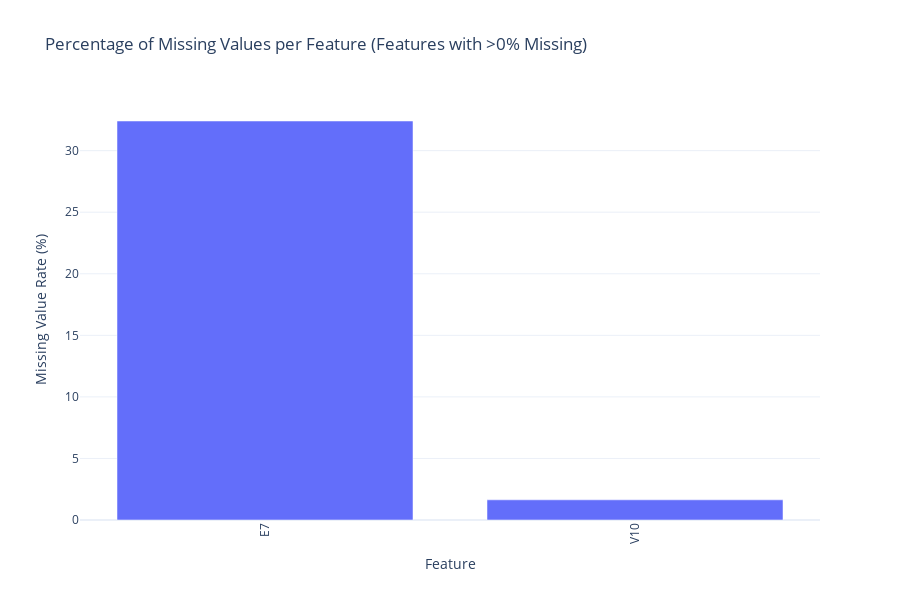
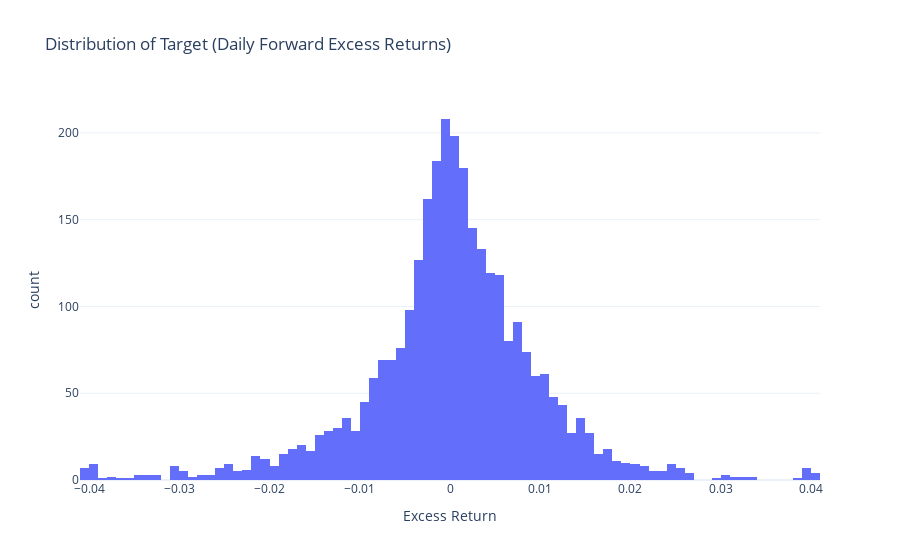
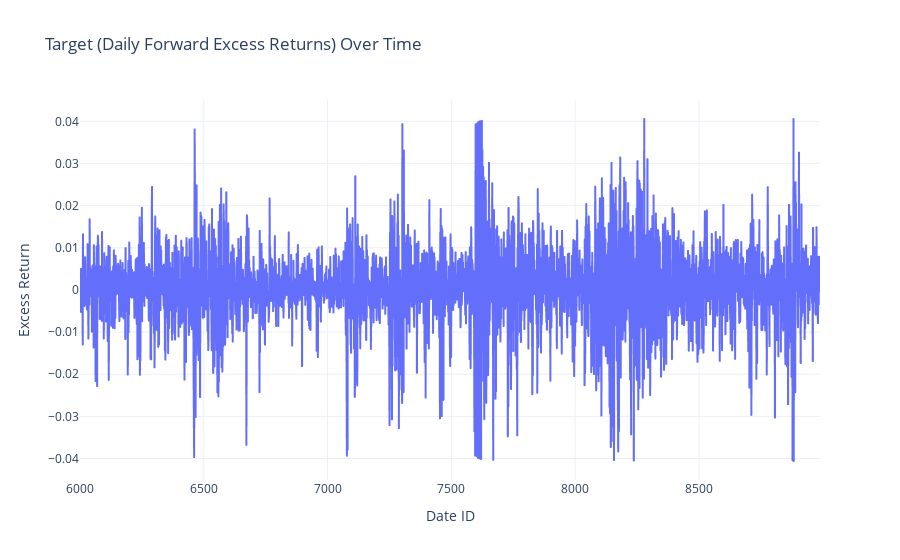
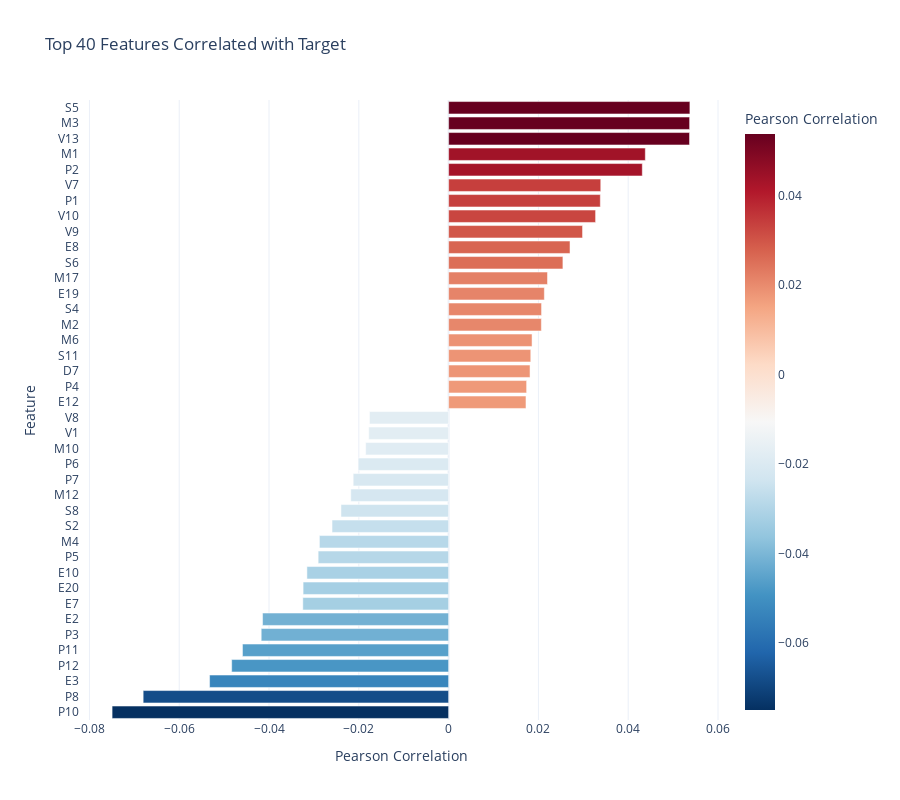

These figures' notebook cell, in order:
### Code cell
import polars as pl
import plotly.express as px
import plotly.graph_objects as go
from plotly.subplots import make_subplots

# Set default plotly template for better aesthetics
import plotly.io as pio
pio.templates.default = "plotly_white"

# %% [markdown]
# ## 2. Load and Prepare Data
# Here, we load the training data, rename the target column for clarity, and ensure all feature columns are cast to a numeric type (`Float64`).

# %%
# Load the dataset using Polars
full_train_df = pl.read_csv("./kaggle/train.csv")

# Rename the target column
full_train_df = full_train_df.rename({'market_forward_excess_returns': 'target'})

full_train_df = full_train_df.slice(6000)

# Explicitly cast all columns except date_id to Float64
feature_cols = [col for col in full_train_df.columns if col not in ['date_id', 'target']]

full_train_df = full_train_df.with_columns(
    pl.col(feature_cols + ['target']).cast(pl.Float64, strict=False)
)

print("Data loaded and prepared successfully.")
print(f"Shape of the dataframe: {full_train_df.shape}")
full_train_df.head()

# %% [markdown]
# ## 3. Null Rate Analysis
# A crucial step in any data analysis is understanding missing data. We'll calculate the percentage of null values for every column and visualize the result. This helps identify features that might require imputation or be unsuitable for modeling.

# %%
# Calculate null counts and rates
null_counts = full_train_df.null_count()
total_rows = len(full_train_df)

# Create a DataFrame for null rates
null_info_df = pl.DataFrame({
    'column': null_counts.columns,
    'null_count': null_counts.row(0),
}).with_columns(
    (pl.col('null_count') / total_rows * 100).alias('null_rate_pct')
).sort('null_rate_pct', descending=True)

# Filter out columns with zero nulls for a cleaner plot
null_info_to_plot = null_info_df.filter(pl.col('null_rate_pct') > 0)

# Display the null rate table
print("Null Value Rates per Column:")
print(null_info_df)

# %%
# Visualize the null rates
fig = px.bar(
    null_info_to_plot,
    x='column',
    y='null_rate_pct',
    title='Percentage of Missing Values per Feature (Features with >0% Missing)',
    labels={'column': 'Feature', 'null_rate_pct': 'Missing Value Rate (%)'},
    height=600
)
fig.update_layout(xaxis_tickangle=-90)
fig.show()


# %% [markdown]
# ## 4. Target Variable Visualization
# Understanding the target variable is the most important part of EDA for a predictive model. We'll look at its distribution and how it behaves over time.

# %%
# Plot the distribution of the target variable
fig_dist = px.histogram(
    full_train_df,
    x='target',
    nbins=100,
    title='Distribution of Target (Daily Forward Excess Returns)',
    labels={'target': 'Excess Return'}
)
fig_dist.show()

# Plot the target variable over time (using date_id as the time axis)
fig_ts = px.line(
    full_train_df,
    x='date_id',
    y='target',
    title='Target (Daily Forward Excess Returns) Over Time',
    labels={'date_id': 'Date ID', 'target': 'Excess Return'}
)
fig_ts.show()


# %% [markdown]
# ## 5. Feature Correlation Analysis
# To get a first look at which features might be predictive, we can calculate the Pearson correlation between each feature and the target. A higher absolute correlation suggests a stronger linear relationship.

# %%
# Calculate correlation of each feature with the target
correlations = []
for col in feature_cols:
    # .item() extracts the single value from the Polars expression result
    if col in ['forward_returns']:
        continue  # Skip
    corr_value = full_train_df.select(pl.corr('target', col)).item()
    correlations.append((col, corr_value))

# Create a DataFrame of correlations
corr_df = pl.DataFrame(correlations, schema=['feature', 'correlation']).sort('correlation', descending=True, nulls_last=True)

# Separate top positive and top negative correlations for visualization
top_n = 20
top_positive_corr = corr_df.head(top_n)
top_negative_corr = corr_df.tail(top_n).sort('correlation', descending=False)

# Combine for plotting
top_corr_to_plot = pl.concat([top_positive_corr, top_negative_corr])

print(f"Top {top_n} Most Positively Correlated Features with Target:")
print(top_positive_corr)
print(f"\nTop {top_n} Most Negatively Correlated Features with Target:")
print(top_negative_corr.sort('correlation'))


# %%
# Visualize the top correlations
fig_corr = px.bar(
    top_corr_to_plot,
    x='correlation',
    y='feature',
    orientation='h',
    title=f'Top {top_n*2} Features Correlated with Target',
    labels={'feature': 'Feature', 'correlation': 'Pearson Correlation'},
    color='correlation',
    color_continuous_scale='RdBu_r',
    height=800
)
fig_corr.update_layout(yaxis={'categoryorder':'total ascending'})
fig_corr.show()

### Figure 1 — Plotly figure (JSON) as saved in the notebook; plotly's stock layout.template omitted (floating-point values rounded to 4 significant figures)
{"data": [{"hovertemplate": "Feature=%{x}<br>Missing Value Rate (%)=%{y}<extra></extra>", "legendgroup": "", "marker": {"color": "#636efa", "pattern": {"shape": ""}}, "name": "", "orientation": "v", "showlegend": false, "textposition": "auto", "type": "bar", "x": ["E7", "V10"], "xaxis": "x", "y": [32.41, 1.639], "yaxis": "y"}], "layout": {"barmode": "relative", "height": 600, "legend": {"tracegroupgap": 0}, "title": {"text": "Percentage of Missing Values per Feature (Features with >0% Missing)"}, "xaxis": {"anchor": "y", "domain": [0, 1], "tickangle": -90, "title": {"text": "Feature"}}, "yaxis": {"anchor": "x", "domain": [0, 1], "title": {"text": "Missing Value Rate (%)"}}}}

### Figure 2 — Plotly figure (JSON) as saved in the notebook; plotly's stock layout.template omitted (floating-point values rounded to 4 significant figures; data arrays with more than 128 entries replaced by an {"elided": "..."} marker saying what was removed)
{"data": [{"bingroup": "x", "hovertemplate": "Excess Return=%{x}<br>count=%{y}<extra></extra>", "legendgroup": "", "marker": {"color": "#636efa", "pattern": {"shape": ""}}, "name": "", "nbinsx": 100, "orientation": "v", "showlegend": false, "type": "histogram", "x": {"elided": "2990 float values"}, "xaxis": "x", "yaxis": "y"}], "layout": {"barmode": "relative", "legend": {"tracegroupgap": 0}, "title": {"text": "Distribution of Target (Daily Forward Excess Returns)"}, "xaxis": {"anchor": "y", "domain": [0, 1], "title": {"text": "Excess Return"}}, "yaxis": {"anchor": "x", "domain": [0, 1], "title": {"text": "count"}}}}

### Figure 3 — Plotly figure (JSON) as saved in the notebook; plotly's stock layout.template omitted (floating-point values rounded to 4 significant figures; data arrays with more than 128 entries replaced by an {"elided": "..."} marker saying what was removed)
{"data": [{"hovertemplate": "Date ID=%{x}<br>Excess Return=%{y}<extra></extra>", "legendgroup": "", "line": {"color": "#636efa", "dash": "solid"}, "marker": {"symbol": "circle"}, "mode": "lines", "name": "", "showlegend": false, "type": "scattergl", "x": {"elided": "2990 int values"}, "xaxis": "x", "y": {"elided": "2990 float values"}, "yaxis": "y"}], "layout": {"legend": {"tracegroupgap": 0}, "title": {"text": "Target (Daily Forward Excess Returns) Over Time"}, "xaxis": {"anchor": "y", "domain": [0, 1], "title": {"text": "Date ID"}}, "yaxis": {"anchor": "x", "domain": [0, 1], "title": {"text": "Excess Return"}}}}

### Figure 4 — Plotly figure (JSON) as saved in the notebook; plotly's stock layout.template omitted (floating-point values rounded to 4 significant figures)
{"data": [{"hovertemplate": "Pearson Correlation=%{marker.color}<br>Feature=%{y}<extra></extra>", "legendgroup": "", "marker": {"color": [0.05374, 0.05368, 0.05366, 0.04381, 0.04313, 0.03388, 0.03379, 0.03274, 0.02983, 0.02704, 0.02545, 0.02202, 0.02132, 0.0207, 0.02065, 0.01858, 0.0183, 0.01813, 0.01737, 0.01723, -0.07495, -0.06803, -0.05324, -0.04832, -0.04591, -0.04174, -0.04144, -0.03248, -0.03241, -0.03156, -0.02906, -0.02878, -0.02597, -0.02398, -0.02179, -0.02126, -0.02015, -0.01848, -0.0178, -0.01763], "coloraxis": "coloraxis", "pattern": {"shape": ""}}, "name": "", "orientation": "h", "showlegend": false, "textposition": "auto", "type": "bar", "x": [0.05374, 0.05368, 0.05366, 0.04381, 0.04313, 0.03388, 0.03379, 0.03274, 0.02983, 0.02704, 0.02545, 0.02202, 0.02132, 0.0207, 0.02065, 0.01858, 0.0183, 0.01813, 0.01737, 0.01723, -0.07495, -0.06803, -0.05324, -0.04832, -0.04591, -0.04174, -0.04144, -0.03248, -0.03241, -0.03156, -0.02906, -0.02878, -0.02597, -0.02398, -0.02179, -0.02126, -0.02015, -0.01848, -0.0178, -0.01763], "xaxis": "x", "y": ["S5", "M3", "V13", "M1", "P2", "V7", "P1", "V10", "V9", "E8", "S6", "M17", "E19", "S4", "M2", "M6", "S11", "D7", "P4", "E12", "P10", "P8", "E3", "P12", "P11", "P3", "E2", "E7", "E20", "E10", "P5", "M4", "S2", "S8", "M12", "P7", "P6", "M10", "V1", "V8"], "yaxis": "y"}], "layout": {"barmode": "relative", "coloraxis": {"colorbar": {"title": {"text": "Pearson Correlation"}}, "colorscale": [[0, "rgb(5,48,97)"], [0.1, "rgb(33,102,172)"], [0.2, "rgb(67,147,195)"], [0.3, "rgb(146,197,222)"], [0.4, "rgb(209,229,240)"], [0.5, "rgb(247,247,247)"], [0.6, "rgb(253,219,199)"], [0.7, "rgb(244,165,130)"], [0.8, "rgb(214,96,77)"], [0.9, "rgb(178,24,43)"], [1, "rgb(103,0,31)"]]}, "height": 800, "legend": {"tracegroupgap": 0}, "title": {"text": "Top 40 Features Correlated with Target"}, "xaxis": {"anchor": "y", "domain": [0, 1], "title": {"text": "Pearson Correlation"}}, "yaxis": {"anchor": "x", "categoryorder": "total ascending", "domain": [0, 1], "title": {"text": "Feature"}}}}
